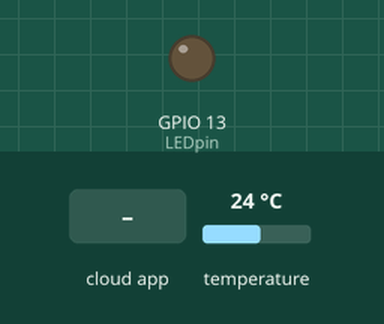
This sketch was run on a simulated ESP8266 (NodeMCU). On the bench: output pins drawn as LEDs (lit = HIGH). The test bench sets the inputs (shaded band); at power-on: temperature 24 °C. WiFi joins after 1.5 s; servers stay silent unless stated; no MQTT or app messages arrive unless stated; what the sketch prints to the serial monitor is not drawn.

Above: at 4.7 s.
4.8 s: the phone or cloud app sets onoff to ON
At 6.0 s:
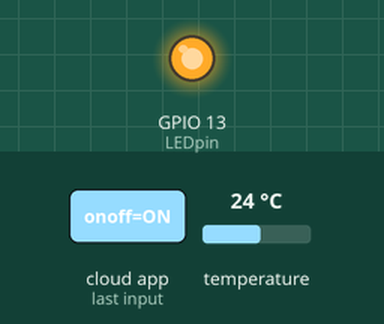
6.3 s: the phone or cloud app sets onoff to OFF
At 7.6 s:
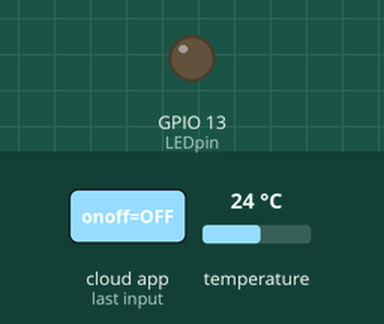
Timing chart, 0 to 9.3 s (numbered marks = the images above; inputs shaded):
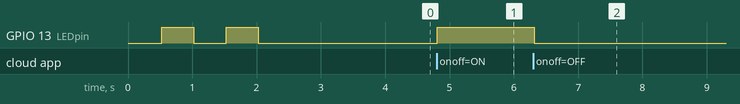

The sketch:

huzzah-remote-temp.ino
```cpp
// (licence header left out)
  #include <OneWire.h>
#include <DallasTemperature.h>

// Data wire is plugged into port 5 on the esp
#define ONE_WIRE_BUS 4

OneWire oneWire(ONE_WIRE_BUS);
DallasTemperature sensors(&oneWire);

#include <ESP8266WiFi.h>
#include "Adafruit_MQTT.h"
#include "Adafruit_MQTT_Client.h"

/************************* WiFi Access Point *********************************/

#define WLAN_SSID       "Check your knot"
#define WLAN_PASS       "7thheaven"

/************************* Adafruit.io Setup *********************************/

#define AIO_SERVER      "io.adafruit.com"
#define AIO_SERVERPORT  1883                   // use 8883 for SSL
#define AIO_USERNAME    "blthree"
#define AIO_KEY         "72ba127bbe6a4279a2827eb880ab7011"

/*************************LED SETUP*******************************************/
//currently not used, although it is hooked up
#define LEDpin  13
int currentTemp;
/************ Global State (you don't need to change this!) ******************/

// Create an ESP8266 WiFiClient class to connect to the MQTT server.
WiFiClient client;
// or... use WiFiFlientSecure for SSL
//WiFiClientSecure client;

// Setup the MQTT client class by passing in the WiFi client and MQTT server and login details.
Adafruit_MQTT_Client mqtt(&client, AIO_SERVER, AIO_SERVERPORT, AIO_USERNAME, AIO_KEY);

/****************************** Feeds ***************************************/

Adafruit_MQTT_Publish bedroomtemp = Adafruit_MQTT_Publish(&mqtt, AIO_USERNAME "/feeds/BedroomTemp");
// Setup a feed called 'onoff' for subscribing to changes.
Adafruit_MQTT_Subscribe onoffbutton = Adafruit_MQTT_Subscribe(&mqtt, AIO_USERNAME "/feeds/onoff");

/*************************** Sketch Code ************************************/

// Bug workaround for Arduino 1.6.6, it seems to need a function declaration
// for some reason (only affects ESP8266, likely an arduino-builder bug).
void MQTT_connect();

void setup() {
  sensors.begin();

  Serial.begin(115200);
  delay(10);

  Serial.println(F("Adafruit MQTT demo"));
  pinMode(LEDpin, OUTPUT);


  digitalWrite(LEDpin, LOW);
  delay(500);
  digitalWrite(LEDpin, HIGH);
  delay(500);
  digitalWrite(LEDpin, LOW);
  delay(500);
  digitalWrite(LEDpin, HIGH);
  delay(500);
 digitalWrite(LEDpin, LOW);
  // Connect to WiFi access point.
  Serial.println(); Serial.println();
  Serial.print("Connecting to ");
  Serial.println(WLAN_SSID);
  WiFi.begin("Check your knot", "7thheaven");
  WiFi.begin(WLAN_SSID, WLAN_PASS);
  while (WiFi.status() != WL_CONNECTED) {
    delay(500);
    Serial.print(".");
  }
  Serial.println();

  Serial.println("WiFi connected");
  Serial.println("IP address: "); Serial.println(WiFi.localIP());

  // Setup MQTT subscription for onoff feed.
  mqtt.subscribe(&onoffbutton);
}

uint32_t x=0;

void loop() {
  // Ensure the connection to the MQTT server is alive (this will make the first
  // connection and automatically reconnect when disconnected).  See the MQTT_connect
  // function definition further below.
  MQTT_connect();

  // this is our 'wait for incoming subscription packets' busy subloop
  // try to spend your time here

  Adafruit_MQTT_Subscribe *subscription;
  while ((subscription = mqtt.readSubscription(5000))) {
    if (subscription == &onoffbutton) {
      Serial.print(F("Got: "));
      Serial.println((char *)onoffbutton.lastread);
      if (strcmp((char *)onoffbutton.lastread, "ON") == 0) {
        digitalWrite(LEDpin, HIGH);
        Serial.println(F("its on"));
      }
      if (strcmp((char *)onoffbutton.lastread, "OFF") == 0) {
        digitalWrite(LEDpin, LOW);
        Serial.println(F("its off"));
      }
    }
  }
  sensors.requestTemperatures();

  currentTemp=sensors.getTempFByIndex(0);
    //Serial.println(currentTemp);
  // Now we can publish stuff!

    Serial.print(F("\nSending bedroomTemp val "));
  Serial.print(currentTemp);
  Serial.print("...");
  if (! bedroomtemp.publish(currentTemp)) {
    Serial.println(F("Failed"));
  } else {
    Serial.println(F("OK!"));
  }

  // ping the server to keep the mqtt connection alive
  // NOT required if you are publishing once every KEEPALIVE seconds
  /*
  if(! mqtt.ping()) {
    mqtt.disconnect();
  }
  */
}

// Function to connect and reconnect as necessary to the MQTT server.
// Should be called in the loop function and it will take care if connecting.
void MQTT_connect() {
  int8_t ret;

  // Stop if already connected.
  if (mqtt.connected()) {
    return;
  }

  Serial.print("Connecting to MQTT... ");

  uint8_t retries = 3;
  while ((ret = mqtt.connect()) != 0) { // connect will return 0 for connected
       Serial.println(mqtt.connectErrorString(ret));
       Serial.println("Retrying MQTT connection in 5 seconds...");
       mqtt.disconnect();
       delay(5000);  // wait 5 seconds
       retries--;
       if (retries == 0) {
         // basically die and wait for WDT to reset me
         while (1);
       }
  }
  Serial.println("MQTT Connected!");
}
```

Measured:
- after the input at 4.8 s, GPIO 13 (LEDpin): LOW → HIGH at once
- after the input at 6.3 s, GPIO 13 (LEDpin): HIGH → LOW at once
